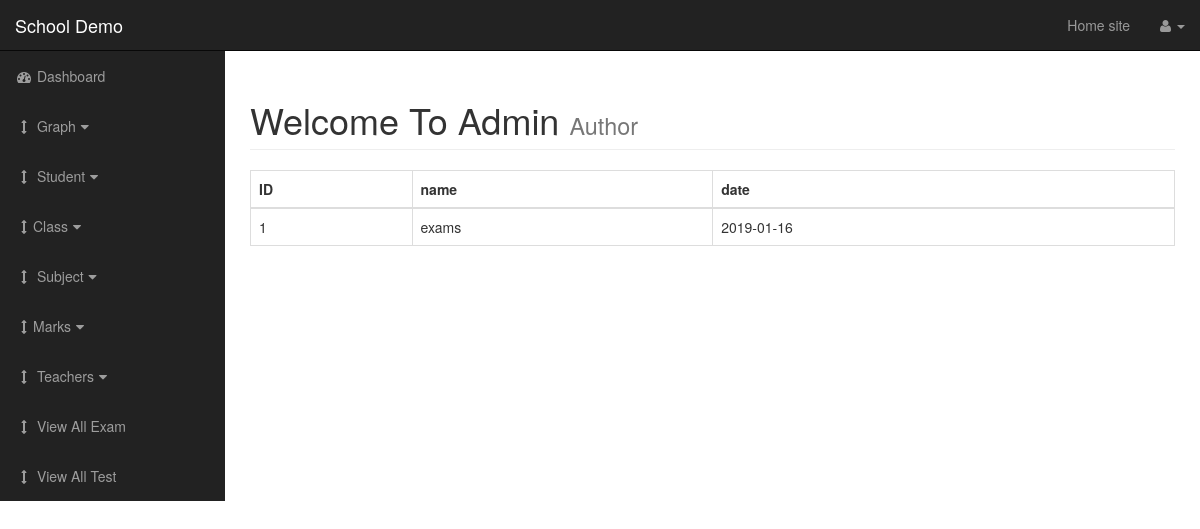
/admin/exam.php, run on the app's committed database.
### tables this page shows
CREATE TABLE IF NOT EXISTS `exam` (
  `exam_id` int(50) NOT NULL AUTO_INCREMENT,
  `exam_name` varchar(255) NOT NULL,
  `exam_date` date NOT NULL,
  PRIMARY KEY (`exam_id`)
);

### admin/includes/view_all_exam.php (the view, shortened to what this page needs)
<table class="table table-bordered table-hover">
    <thead>
        <th>ID</th>
        <th>name</th>
        <th>date</th>
    </thead>
    <tbody>
        <?php
            $query = "select *from exam";
            $select_users = mysqli_query($connection,$query);
            while ($row = mysqli_fetch_assoc($select_users)) {
                $exam_id = $row['exam_id'];
                $exam_name = $row['exam_name'];
                $exam_date = $row['exam_date'];
                echo "<tr>";
                echo "<td>{$exam_id}</td>";
                echo "<td>{$exam_name}</td>";
                echo "<td>{$exam_date}</td>";
                echo "</tr>";
            }
        ?>
    </tbody>
</table>

### admin/css/sb-admin.css (style rules this page uses)
body { margin-top: 100px; }
@media (min-width:768px) { body { margin-top: 50px; } }

### data on the page
exam: exam_id "1", exam_name "exams", exam_date "2019-01-16"
